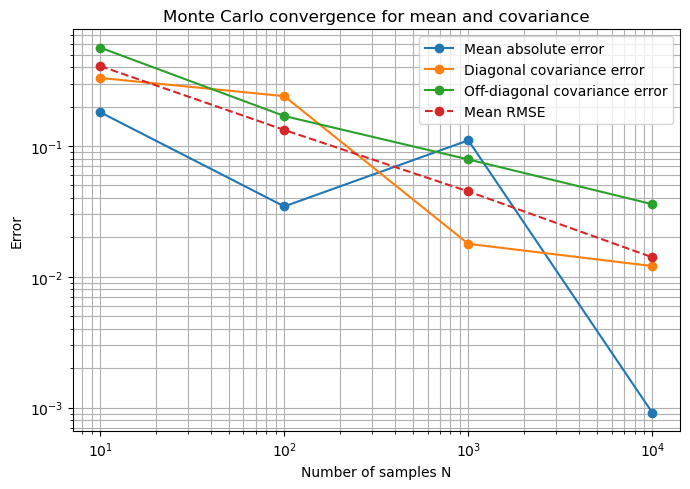

Source code (Python):
import chaospy as cp
import matplotlib.pyplot as plt
import numpy as np
import numpy.typing as npt

from utils.sampling import compute_rmse


def sample_normal(
    n_samples: int, mu_target: npt.NDArray, V_target: npt.NDArray, seed: int = 42
) -> npt.NDArray:
    # TODO: generate samples from multivariate normal distribution.
    # ====================================================================
    rng = np.random.default_rng(seed)

    # NumPy returns samples with shape (N, d). We transpose the result
    # to obtain the convention (d, N) used throughout the worksheet.
    samples = rng.multivariate_normal(
        mean=mu_target,
        cov=V_target,
        size=n_samples,
    ).T
    # ====================================================================
    return samples


def compute_moments(samples: npt.NDArray) -> tuple[npt.NDArray, npt.NDArray]:
    # TODO: estimate mean and covariance of the samples.
    # ====================================================================
    n_samples = samples.shape[1]

    mean = np.mean(samples, axis=1)

    centered_samples = samples - mean[:, np.newaxis]

    # The unbiased covariance estimator divides by N - 1.
    covariance = centered_samples @ centered_samples.T / (n_samples - 1)
    # ====================================================================
    return mean, covariance


if __name__ == "__main__":
    # TODO: define the parameters of the simulation.
    # ====================================================================
    mu_target = np.array([-0.4, 1.1])

    V_target = np.array(
        [
            [2.0, 0.4],
            [0.4, 1.0],
        ]
    )

    Ns = [10, 100, 1000, 10000]
    # ====================================================================

    # TODO: estimate mean, covariance, and compute the required errors.
    # ====================================================================
    mean_errors = []
    diagonal_cov_errors = []
    off_diagonal_cov_errors = []
    mean_rmses = []

    for n_samples in Ns:
        samples = sample_normal(
            n_samples=n_samples,
            mu_target=mu_target,
            V_target=V_target,
        )

        mean, covariance = compute_moments(samples)

        mean_errors.append(abs(mean[0] - mu_target[0]))

        diagonal_cov_errors.append(
            abs(covariance[0, 0] - V_target[0, 0])
        )

        off_diagonal_cov_errors.append(
            abs(covariance[0, 1] - V_target[0, 1])
        )

        # RMSE according to equation (1) from the worksheet.
        mean_rmses.append(compute_rmse(samples)[0])

        print(f"\nN = {n_samples}")
        print(f"Estimated mean:\n{mean}")
        print(f"Estimated covariance:\n{covariance}")

    mean_errors = np.array(mean_errors)
    diagonal_cov_errors = np.array(diagonal_cov_errors)
    off_diagonal_cov_errors = np.array(off_diagonal_cov_errors)
    mean_rmses = np.array(mean_rmses)
    # ====================================================================

    # TODO: plot the results on the log-log scale.
    # ====================================================================
    fig, ax = plt.subplots(figsize=(7, 5))

    ax.loglog(
        Ns,
        mean_errors,
        marker="o",
        label="Mean absolute error",
    )

    ax.loglog(
        Ns,
        diagonal_cov_errors,
        marker="o",
        label="Diagonal covariance error",
    )

    ax.loglog(
        Ns,
        off_diagonal_cov_errors,
        marker="o",
        label="Off-diagonal covariance error",
    )

    ax.loglog(
        Ns,
        mean_rmses,
        marker="o",
        linestyle="--",
        label="Mean RMSE",
    )

    ax.set_xlabel("Number of samples N")
    ax.set_ylabel("Error")
    ax.set_title("Monte Carlo convergence for mean and covariance")
    ax.grid(True, which="both")
    ax.legend()

    fig.tight_layout()
    fig.savefig("assignment_1.2.png", bbox_inches="tight")

    plt.show()
    # ====================================================================
